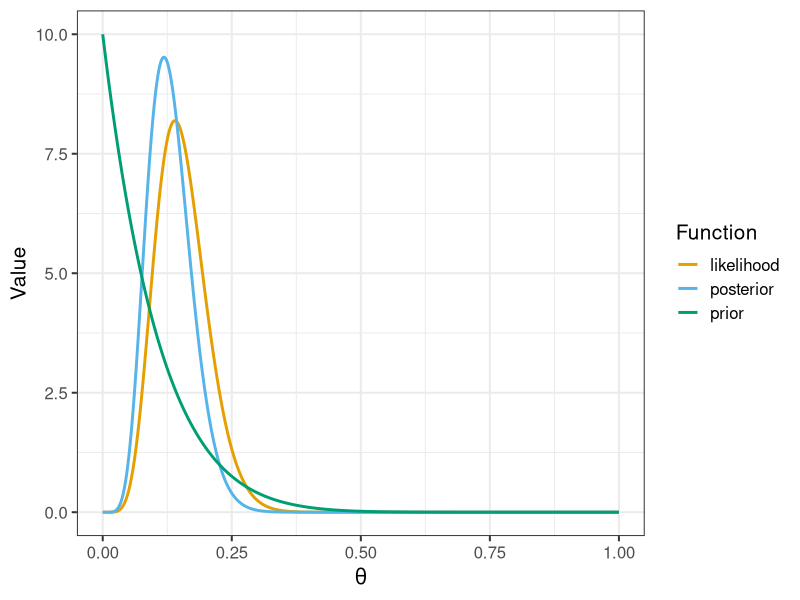
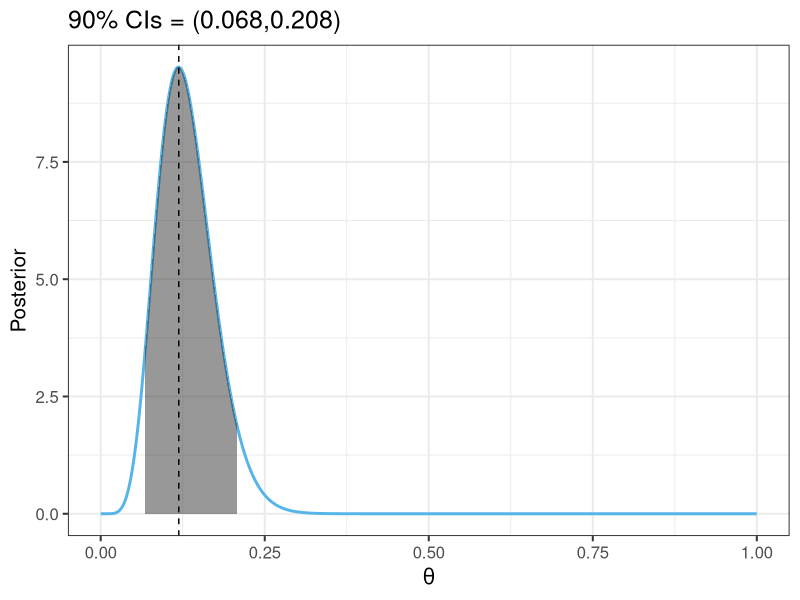
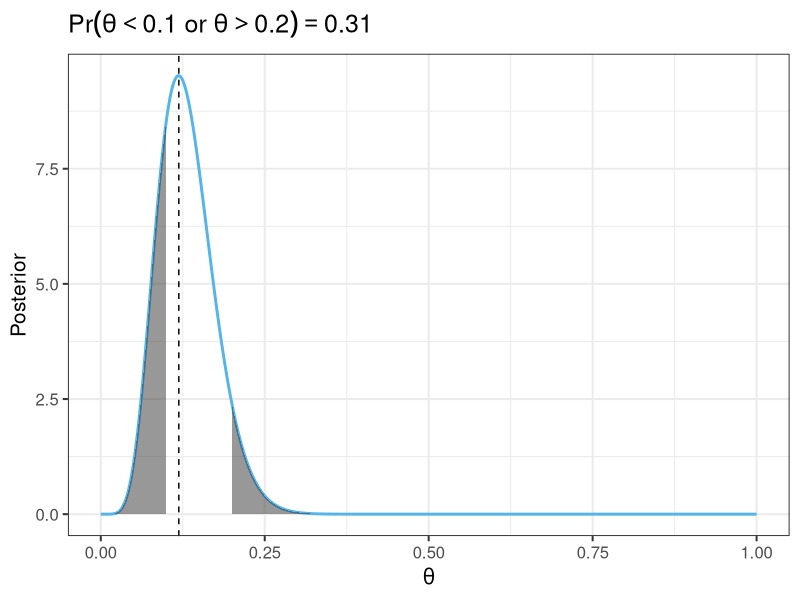
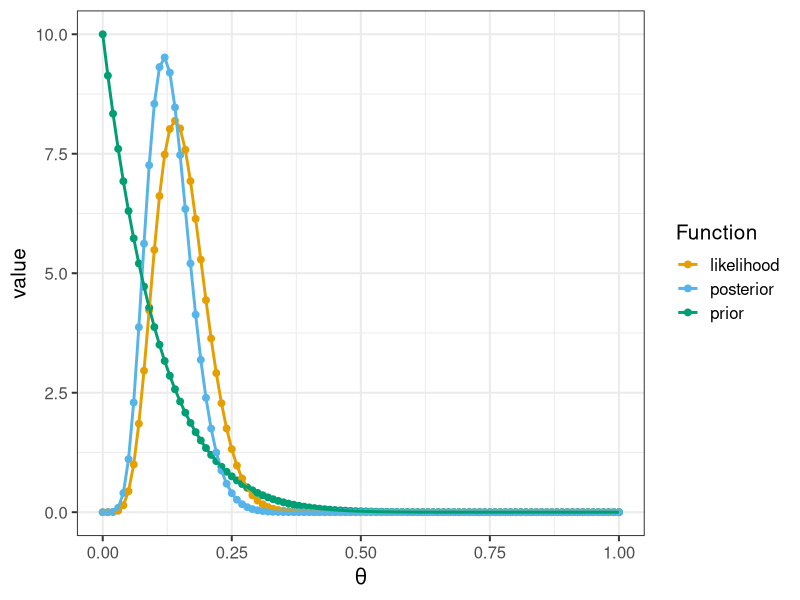
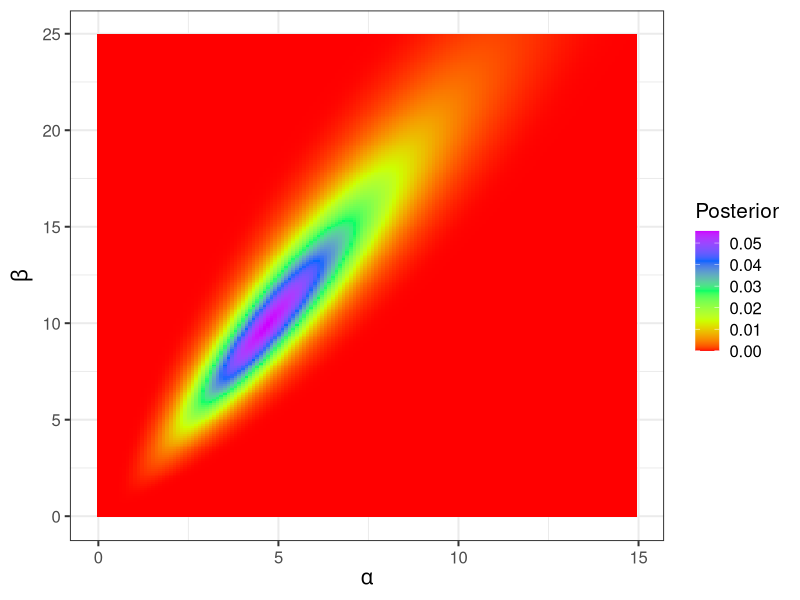
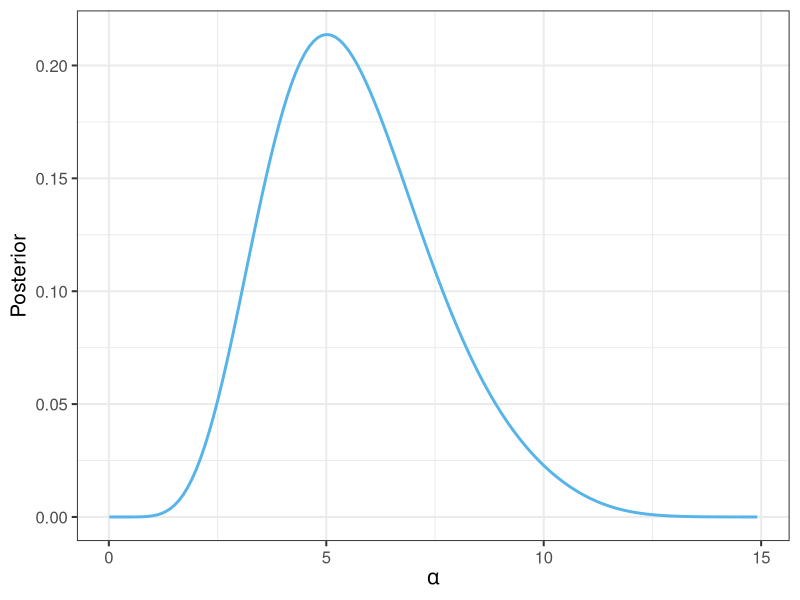
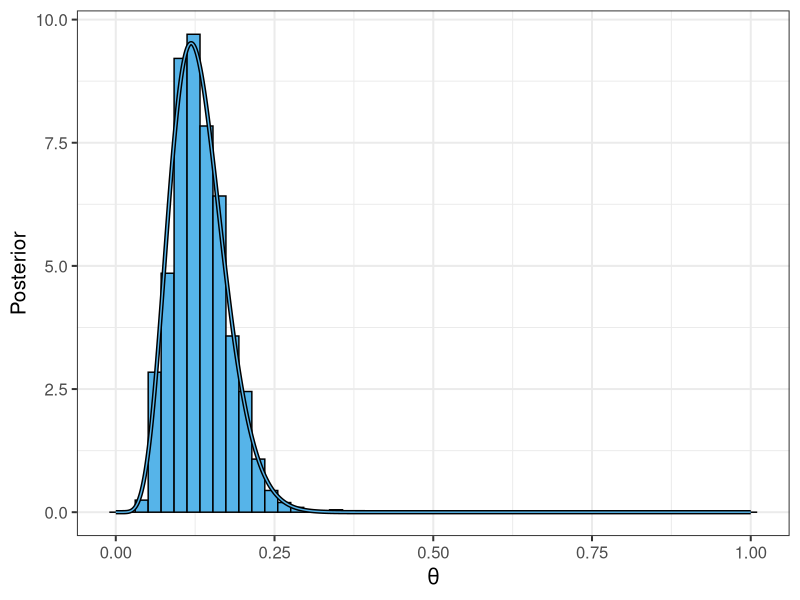
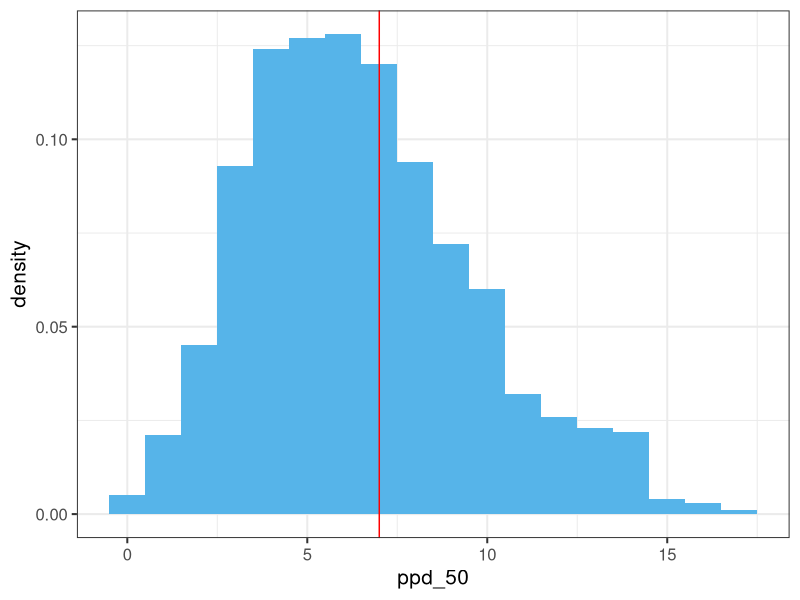

Write the R code that produced these figures, in order.
## ---- chunk 1
library(ggplot2)
library(dplyr)
library(tidyr)
library(cowplot)
theme_set(theme_bw(15))
prior_color <- "#009E73"
likelihood_color <- "#E69F00"
posterior_color <- "#56B4E9"
## ---- chunk 2

# Set seed for reproducibility
set.seed(543)

# Sample size
N <- 50

# 7/50 are left-handed
x <- 7

# Define a grid of points in the interval [0, 1], with 0.001 interval
delta <- 0.001
theta_grid <- seq(from = 0, to = 1, by = delta)


likelihood <- dbinom(x = x, size = N, prob = theta_grid)
prior <- dbeta(theta_grid, shape1 = 1, shape2 = 10)
posterior <- likelihood*prior

# Normalize 
posterior <- posterior/(sum(posterior)*delta)
likelihood <- likelihood/(sum(likelihood)*delta)

# Make data frame
df1 <- data.frame(theta = theta_grid, likelihood, prior, posterior)


# Wide to long format
df1_l <- df1 |> 
  pivot_longer(
    cols = -theta,
    names_to = "Function",
    values_to = "value"
  )

# Plot
p1 <- ggplot(df1_l, 
       aes(x = theta, y = value, color = Function)) + 
  # geom_point(linewidth = 2) +
  geom_line(linewidth = 1) +
  scale_color_manual(values = c(
  likelihood = likelihood_color,
  prior = prior_color,
  posterior = posterior_color
)) +
  labs(x = expression(theta), y = "Value")

p1
## ---- chunk 3

# 90% CIs
lower5 <- theta_grid[which.max(cumsum(posterior)*delta > 0.05)]
upper5 <- theta_grid[which.min(cumsum(posterior)*delta < 0.95)]

Pr_theta_outside_0.1_0.2 <- sum(posterior[theta_grid < 0.1 | theta_grid > 0.2])*delta


my_p <- df1 %>% 
  ggplot() + 
  geom_line(aes(x = theta, y = posterior),
            color = posterior_color, 
            linewidth = 1)

my_breaks <- seq(0, 1, by = 0.25)

p1 <- my_p + 
    geom_area(data = df1 %>% 
                  filter(theta >= lower5 & theta <= upper5) %>% 
                  mutate(area = "yes"), 
              aes(x = theta, y = posterior), 
              alpha = 0.5) +
    geom_vline(xintercept = df1[which.max(df1$posterior), "theta"], 
               linetype = "dashed") +
    labs(title = paste0("90% CIs = (", lower5, ",", upper5, ")"), 
         x = expression(theta),
         y = "Posterior")


p2 <- my_p + 
    geom_area(data = df1 %>% 
                  filter(theta >= 0.2) %>% 
                  mutate(area = "yes"), 
              aes(x = theta, y = posterior), 
              alpha = 0.5) +
  
  geom_area(data = df1 %>% 
                  filter(theta <= 0.1) %>% 
                  mutate(area = "yes"), 
              aes(x = theta, y = posterior), 
              alpha = 0.5) +
  geom_vline(xintercept = df1[which.max(df1$posterior), "theta"], 
             linetype = "dashed") +
    labs(title = bquote(
    Pr(theta < 0.1 ~ "or" ~ theta > 0.2) ==
      .(round(Pr_theta_outside_0.1_0.2, 3))
  ), 
         x = expression(theta),
         y = "Posterior")


p1
p2
# p_area <- plot_grid(p1, p2, ncol = 1)

# p_area

## ---- chunk 4

library(ggplot2)  # plotting
library(dplyr)    # table manipulation
library(tidyr)

prior_color <- "#009E73"
likelihood_color <- "#E69F00"
posterior_color <- "#56B4E9"

theme_set(theme_bw(15)) # Graphical theme


# Number of students
N <- 50

# 7/50 are left-handed
x <- 7

# Define a grid of points in the interval [0, 1], with 0.01 spacing
delta <- 0.01
theta_grid <- seq(from = 0, to = 1, by = delta)
## ---- chunk 5
# Data likelihood computed using grid values
likelihood <- dbinom(x = x, size = N, prob = theta_grid)
# The prior similarly
prior <- dbeta(theta_grid, 1, 10)
# Unnormalized posterior
posterior_unnormalized <- likelihood*prior
## ---- chunk 6
# Normalize 
posterior <- posterior_unnormalized/(sum(posterior_unnormalized)*delta)
# Likelihood also normalized for better visualization
likelihood <- likelihood/(sum(likelihood)*delta)
## ---- chunk 7
# Make data frame
df2 <- data.frame(theta = theta_grid, likelihood, prior, posterior)

# Wide to long format
df2_l <- df2 %>%
  pivot_longer(
    cols = -theta,
    names_to = "Function",
    values_to = "value"
  )

# Plot
p2 <- ggplot(df2_l, 
       aes(x = theta, y = value, color = Function)) + 
  geom_point(size = 2) +
  geom_line(linewidth = 1) +
  scale_color_manual(values = c(
  likelihood = likelihood_color,
  prior = prior_color,
  posterior = posterior_color
)) +
  labs(x = expression(theta))

p2
## ---- chunk 8

data.frame(Estimate = c("Mode", "Mean", "Variance"), 
           Value = c(
             df2[which.max(df2$posterior), "theta"],
             sum(df2$theta*df2$posterior*delta), 
             sum(df2$theta^2*df2$posterior*delta) - sum(df2$theta*df2$posterior*delta)^2))

## ---- chunk 9
# Quantiles
q5 <- theta_grid[which.max(cumsum(posterior)*delta > 0.05)]
q95 <- theta_grid[which.min(cumsum(posterior)*delta < 0.95)]

# Pr(theta < 0.1)
Pr_theta_under_0.1 <- sum(posterior[theta_grid < 0.1])*delta

print(paste0("90% CI = (", q5,",", q95,")"))
print(paste0("Pr(theta < 0.1) = ",
             round(Pr_theta_under_0.1, 5)))

## ---- chunk 10
X <- c(0.34, 0.2, 0.22, 0.77, 0.46, 0.73, 0.24, 0.66, 0.64)
## ---- chunk 11
delta <- 0.1
alpha_grid <- seq(from = 0.01, to = 15, by = delta)
beta_grid <- seq(from = 0.01, to = 25, by = delta)

# Get pairwise combinations
df3 <- expand.grid(alpha = alpha_grid, beta = beta_grid)
## ---- chunk 12
# Loop over all alpha, beta combinations
# Calling dgamma() returns the likelihoods of individual data points
for(i in 1:nrow(df3)) {
  df3[i, "likelihood"] <- prod(
    dgamma(x = X,
           shape = df3[i, "alpha"],
           rate = df3[i, "beta"])
    )
}
## ---- chunk 13
# Priors: alpha, beta ~ Gamma(2, .1)
df3 <- df3 |>  
  mutate(prior = dgamma(x = alpha, 2, 0.1)*dgamma(x = beta, 2, 0.1))

# Posterior
df3 <- df3|> 
  mutate(posterior = prior*likelihood) |>  
  mutate(posterior = posterior/(sum(posterior)*delta^2)) # Normalize


# Plot
p_joint_posterior <- df3 |>  
  ggplot() + 
  geom_tile(aes(x = alpha, y = beta, fill = posterior)) + 
  scale_fill_gradientn(name = "Posterior", colours = rainbow(5)) +
  labs(x = expression(alpha), y = expression(beta))

p_joint_posterior
## ---- chunk 14
df3[which.max(df3$posterior), c("alpha", "beta")]
## ---- chunk 15
# Get marginal posterior for alpha
alpha_posterior <- df3 |> 
  group_by(alpha) |> 
  summarize(posterior = sum(posterior)) |>
  mutate(posterior = posterior/(sum(posterior)*delta))

p_alpha_posterior <- alpha_posterior |> 
  ggplot() + 
  geom_line(aes(x = alpha, y = posterior), 
            color = posterior_color, 
            linewidth = 1) +
  labs(x = expression(alpha), y = "Posterior")

p_alpha_posterior
## ---- chunk 16
n <- 1000
theta_samples <- rbeta(n, 1 + 7, 10 + 50 - 7)
## ---- chunk 17
ggplot() + 
  geom_histogram(data = theta_samples %>% 
  data.frame(theta = .), 
  aes(x = theta, y = after_stat(density)), bins = 50, 
  fill = posterior_color, color = "black") +
    geom_line(data = df1,
            aes(x = theta, y = posterior),
            linewidth = 1.5) +
  geom_line(data = df1, 
            aes(x = theta, y = posterior), 
            color = posterior_color) +
  labs(x = expression(theta), y = "Posterior")
## ---- chunk 18
ppd <- rbinom(length(theta_samples), 1, prob = theta_samples)
head(ppd, 10)
mean(ppd)
## ---- chunk 19
ppd_50 <- rbinom(length(theta_samples), 50, prob = theta_samples)

ggplot() + 
  geom_histogram(data = data.frame(ppd_50), 
                 aes(x = ppd_50, y = after_stat(density)),
                 fill = posterior_color, binwidth = 1) +
  geom_vline(xintercept = 7, color = "red")
